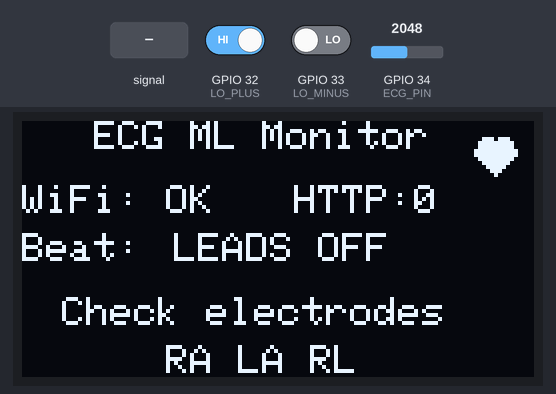
Bench run of a sketch on a simulated ESP32. Shown: 128×64 one-colour display. Inputs (shaded band) come from the test bench; at power-on: GPIO 32 (LO_PLUS) HIGH, GPIO 33 (LO_MINUS) LOW, GPIO 34 (ECG_PIN) = 2048 (analog values on the 0–4095 scale). WiFi joins after 1.5 s; servers stay silent unless stated; uploads are accepted with an empty reply; what the sketch prints to the serial monitor is not drawn.

Above: at 6.8 s.
6.9 s: GPIO 32 (LO_PLUS) driven LOW
At 8.0 s:
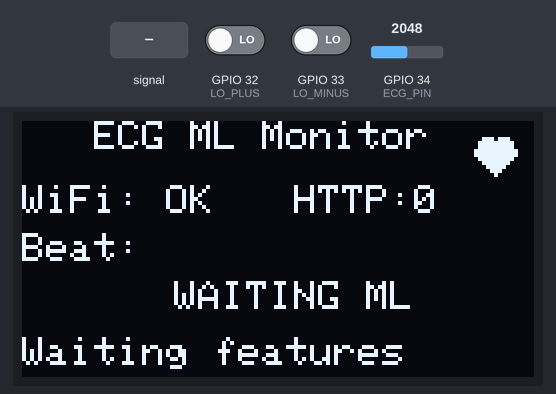
9.9 s: GPIO 34 (ECG_PIN) fed a 200 Hz sine of ±327 counts around its level
At 12.5 s:
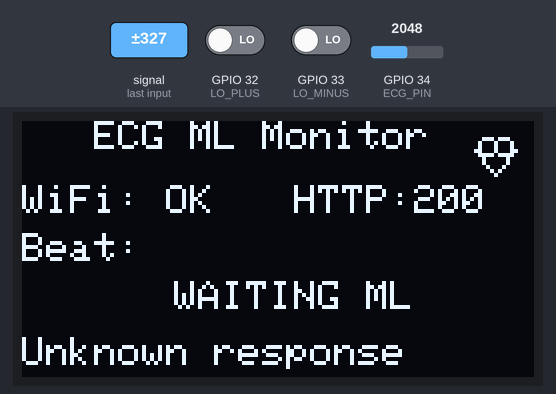
12.9 s: GPIO 33 (LO_MINUS) driven HIGH
At 13.5 s:
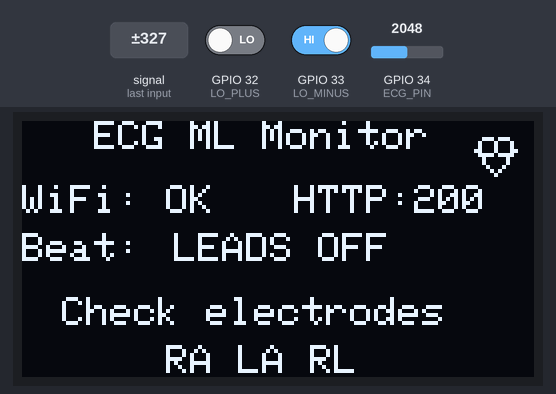
14.6 s: GPIO 33 (LO_MINUS) driven LOW
At 17.0 s:
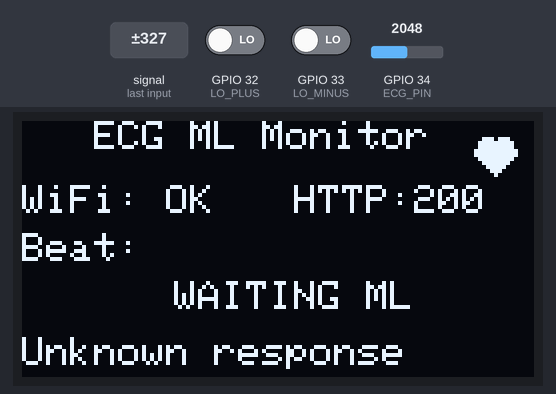
Timing chart, 0 to 18.5 s (numbered marks = the images above; inputs shaded):
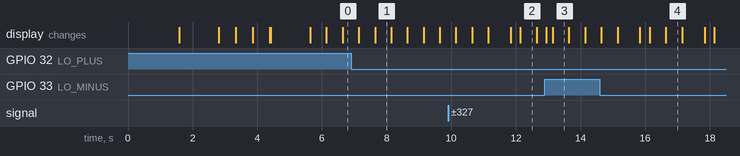

Measured:
- after the input at 6.9 s, the display: first differs from a run without the input after 0.74 s (image 1)
- after the input at 12.9 s, the display: first changes at once (image 3 shows a later state)
- what the display in image 1 shows lasts 0.5 s, from 7.6 s to 8.1 s

The sketch:

esp32_wifi_ecg_ml_monitor.ino
```cpp
#include <WiFi.h>
#include <HTTPClient.h>
#include <WiFiClientSecure.h>
#include <Wire.h>
#include <Adafruit_GFX.h>
#include <Adafruit_SH110X.h>

// =====================================================
// WIFI + RENDER SERVER SETTINGS
// =====================================================
// IMPORTANT:
// 1) ESP32 only supports 2.4 GHz WiFi.
// 2) For iPhone hotspot, turn ON "Maximize Compatibility".
// 3) Make sure SSID is exactly the same as shown on your phone.
const char* WIFI_SSID = "Safiah’s Iphone";
const char* WIFI_PASSWORD = "safiah123";

// Replace this with your real Render dashboard URL.
// Example: https://ecg-dashboard-xxxx.onrender.com/api/esp32/features
const char* SERVER_URL = "https://ecg-dashboard-jf8e.onrender.com/api/esp32/features";

// Optional security key. If you set ESP32_API_KEY in Render, use the same value here.
// If you do not set ESP32_API_KEY in Render, this can stay empty.
const char* API_KEY = "safiah_ecg_2026";

const char* DEVICE_ID = "ESP32_AD8232_01";

// =====================================================
// OLED SETTINGS
// =====================================================
#define SCREEN_WIDTH 128
#define SCREEN_HEIGHT 64
#define OLED_RESET -1
#define OLED_ADDR 0x3C

Adafruit_SH1106G display = Adafruit_SH1106G(SCREEN_WIDTH, SCREEN_HEIGHT, &Wire, OLED_RESET);

// =====================================================
// ESP32 PIN SETTINGS
// =====================================================
#define ECG_PIN 34       // AD8232 OUTPUT
#define LO_PLUS 32       // AD8232 LO+
#define LO_MINUS 33      // AD8232 LO-

#define SDA_PIN 21       // OLED SDA
#define SCL_PIN 22       // OLED SCL

// =====================================================
// TIMING SETTINGS
// =====================================================
unsigned long lastSampleTime = 0;
unsigned long lastDisplayTime = 0;
unsigned long lastHeartBlink = 0;
unsigned long lastFeatureSendTime = 0;
unsigned long lastRPeakTime = 0;
unsigned long lastWiFiCheckTime = 0;

const unsigned long sampleInterval = 4;           // 4 ms = 250 Hz
const unsigned long displayInterval = 100;        // OLED update speed
const unsigned long heartBlinkInterval = 500;     // heart blink
const unsigned long featureSendInterval = 2000;   // send features every 2 sec to Render
const unsigned long refractoryPeriod = 500;       // avoid false/double R peak
const unsigned long wifiCheckInterval = 5000;     // WiFi reconnect check

// =====================================================
// ECG VARIABLES
// =====================================================
int rawECG = 0;

float filteredECG = 0;
float previousFilteredECG = 0;

float minECG = -300;
float maxECG = 300;
float threshold = 0;

bool firstSample = true;
bool heartState = false;

int leadOffPlus = 0;
int leadOffMinus = 0;

// =====================================================
// BUTTERWORTH BANDPASS FILTER VARIABLES
// Bandpass 0.5 Hz - 40 Hz, Fs = 250 Hz
// =====================================================
float xBuffer[5] = {0, 0, 0, 0, 0};
float yBuffer[5] = {0, 0, 0, 0, 0};

float butterECG = 0;
float previousButterECG = 0;

// =====================================================
// ML FEATURE VARIABLES
// These are the 4 features required by ML model
// =====================================================
float preRR = 0.0;          // 0_pre-RR in seconds
float postRR = 0.0;         // 0_post-RR in seconds
float rPeak = 0.0;          // 0_rPeak in ADC/raw amplitude
float qrsInterval = 0.08;   // 0_qrs_interval in seconds

float previousRR = 0.0;
float currentRR = 0.0;

int bpm = 0;
bool featureReady = false;

// =====================================================
// BUFFER VARIABLES
// Kept for internal R-peak/structure consistency.
// Nothing is displayed as waveform on OLED.
// =====================================================
int waveform[128];
int waveformIndex = 0;

int lastRIndex = -1;
String mlStatus = "WAITING";
String serverMessage = "Waiting ML";
int lastHttpCode = 0;

// =====================================================
// DRAW HEART ICON
// =====================================================
void drawHeart(int x, int y, int size, bool filled) {
  if (filled) {
    display.fillCircle(x - size / 2, y - size / 2, size / 2, SH110X_WHITE);
    display.fillCircle(x + size / 2, y - size / 2, size / 2, SH110X_WHITE);
    display.fillTriangle(x - size, y - size / 4, x + size, y - size / 4, x, y + size, SH110X_WHITE);
  } else {
    display.drawCircle(x - size / 2, y - size / 2, size / 2, SH110X_WHITE);
    display.drawCircle(x + size / 2, y - size / 2, size / 2, SH110X_WHITE);
    display.drawLine(x - size, y - size / 4, x, y + size, SH110X_WHITE);
    display.drawLine(x + size, y - size / 4, x, y + size, SH110X_WHITE);
  }
}

// =====================================================
// OLED SMALL MESSAGE
// =====================================================
void showMessage(String line1, String line2, String line3 = "") {
  display.clearDisplay();
  display.setTextColor(SH110X_WHITE);
  display.setTextSize(1);
  display.setCursor(0, 8);
  display.println(line1);
  display.setCursor(0, 26);
  display.println(line2);
  if (line3.length() > 0) {
    display.setCursor(0, 44);
    display.println(line3);
  }
  display.display();
}

// =====================================================
// WIFI CONNECT
// =====================================================
void connectWiFi() {
  if (WiFi.status() == WL_CONNECTED) {
    return;
  }

  showMessage("Connecting WiFi", WIFI_SSID, "Please wait...");

  WiFi.mode(WIFI_STA);
  WiFi.begin(WIFI_SSID, WIFI_PASSWORD);

  unsigned long startAttempt = millis();

  while (WiFi.status() != WL_CONNECTED && millis() - startAttempt < 20000) {
    delay(500);
    display.print(".");
    display.display();
  }

  if (WiFi.status() == WL_CONNECTED) {
    showMessage("WiFi Connected", WiFi.localIP().toString(), "Render Ready");
    delay(1200);
  } else {
    showMessage("WiFi Failed", "Check SSID/pass", "or iPhone hotspot");
    delay(1800);
  }
}

// =====================================================
// SIMPLE JSON STRING VALUE EXTRACTOR
// Extracts: "status":"NORMAL"
// =====================================================
String extractJsonString(String json, String key) {
  String searchKey = "\"" + key + "\"";
  int keyIndex = json.indexOf(searchKey);
  if (keyIndex < 0) return "";

  int colonIndex = json.indexOf(":", keyIndex);
  if (colonIndex < 0) return "";

  int firstQuote = json.indexOf("\"", colonIndex + 1);
  if (firstQuote < 0) return "";

  int secondQuote = json.indexOf("\"", firstQuote + 1);
  if (secondQuote < 0) return "";

  return json.substring(firstQuote + 1, secondQuote);
}

// =====================================================
// SEND FEATURES TO RENDER API USING WIFI
// =====================================================
void sendFeaturesToRender() {
  if (leadOffPlus == 1 || leadOffMinus == 1) {
    mlStatus = "LEADS_OFF";
    serverMessage = "Check electrodes";
    return;
  }

  if (!featureReady) {
    mlStatus = "WAITING";
    serverMessage = "Waiting features";
    return;
  }

  if (WiFi.status() != WL_CONNECTED) {
    mlStatus = "WAITING";
    serverMessage = "WiFi not connected";
    connectWiFi();
    return;
  }

  WiFiClientSecure client;
  client.setInsecure();  // Prototype use: skip certificate validation for Render HTTPS

  HTTPClient https;
  https.setTimeout(10000);

  if (!https.begin(client, SERVER_URL)) {
    mlStatus = "WAITING";
    serverMessage = "HTTP begin failed";
    return;
  }

  https.addHeader("Content-Type", "application/json");

  if (String(API_KEY).length() > 0) {
    https.addHeader("X-API-Key", API_KEY);
  }

  String payload = "{";
  payload += "\"device_id\":\"" + String(DEVICE_ID) + "\",";
  payload += "\"pre_rr\":" + String(preRR, 4) + ",";
  payload += "\"post_rr\":" + String(postRR, 4) + ",";
  payload += "\"r_peak\":" + String(rPeak, 2) + ",";
  payload += "\"qrs_interval\":" + String(qrsInterval, 4) + ",";
  payload += "\"lo_plus\":" + String(leadOffPlus) + ",";
  payload += "\"lo_minus\":" + String(leadOffMinus);
  payload += "}";

  lastHttpCode = https.POST(payload);
  String response = https.getString();
  https.end();

  Serial.print("HTTP Code: ");
  Serial.println(lastHttpCode);
  Serial.print("Response: ");
  Serial.println(response);

  if (lastHttpCode == 200 || lastHttpCode == 201) {
    String status = extractJsonString(response, "status");
    status.trim();
    status.toUpperCase();

    if (status == "NORMAL") {
      mlStatus = "NORMAL";
      serverMessage = "Saved to Render";
    } else if (status == "ABNORMAL") {
      mlStatus = "ABNORMAL";
      serverMessage = "Saved to Render";
    } else if (status == "WAITING") {
      mlStatus = "WAITING";
      serverMessage = "Signal validation";
    } else if (status == "LEADS_OFF") {
      mlStatus = "LEADS_OFF";
      serverMessage = "Check electrodes";
    } else {
      mlStatus = "WAITING";
      serverMessage = "Unknown response";
    }
  } else {
    mlStatus = "WAITING";
    serverMessage = "HTTP error " + String(lastHttpCode);
  }
}

// =====================================================
// BUTTERWORTH BANDPASS FILTER FUNCTION
// Bandpass 0.5 Hz - 40 Hz, Sampling Frequency = 250 Hz
// =====================================================
float butterworthFilter(float input) {
  xBuffer[4] = xBuffer[3];
  xBuffer[3] = xBuffer[2];
  xBuffer[2] = xBuffer[1];
  xBuffer[1] = xBuffer[0];
  xBuffer[0] = input;

  yBuffer[4] = yBuffer[3];
  yBuffer[3] = yBuffer[2];
  yBuffer[2] = yBuffer[1];
  yBuffer[1] = yBuffer[0];

  yBuffer[0] =
      0.14244425 * xBuffer[0]
    - 0.28488849 * xBuffer[2]
    + 0.14244425 * xBuffer[4]
    + 2.66783480 * yBuffer[1]
    - 2.60211113 * yBuffer[2]
    + 1.19029069 * yBuffer[3]
    - 0.25610644 * yBuffer[4];

  return yBuffer[0];
}

// =====================================================
// STARTUP SCREEN
// =====================================================
void startupScreen() {
  display.clearDisplay();
  display.setTextColor(SH110X_WHITE);

  display.setTextSize(1);
  display.setCursor(0, 0);
  display.println("Portable Real-Time");

  display.setCursor(0, 12);
  display.println("ECG-Based");

  display.setCursor(0, 24);
  display.println("Arrhythmia Detection");

  display.setCursor(0, 42);
  display.println("ESP32 + AD8232 + ML");

  display.display();
  delay(1500);

  display.clearDisplay();
  display.setTextSize(2);
  display.setCursor(12, 8);
  display.println("ECG");

  display.setCursor(12, 30);
  display.println("READY");

  display.setTextSize(1);
  display.setCursor(5, 54);
  display.println("WiFi + Render API");

  display.display();
  delay(1200);
}

// =====================================================
// MAP FILTERED ECG TO INTERNAL BUFFER
// Not displayed on OLED.
// =====================================================
int mapECGToY(float value) {
  float range = maxECG - minECG;

  if (range < 30) {
    return 45;
  }

  int y = map((int)value, (int)minECG, (int)maxECG, 61, 31);
  y = constrain(y, 31, 61);

  return y;
}

// =====================================================
// ESTIMATE QRS INTERVAL
// =====================================================
float estimateQRSInterval() {
  // Prototype-level QRS interval estimation.
  // Exact QRS onset/offset is difficult with AD8232 without advanced processing.
  // 0.08 sec is used as a reasonable estimated QRS interval.
  return 0.08;
}

// =====================================================
// R-PEAK DETECTION + FEATURE CALCULATION
// =====================================================
void detectRPeak(unsigned long currentTime) {
  float range = maxECG - minECG;

  if (range < 30) {
    return;
  }

  threshold = minECG + (range * 0.80);

  bool crossingThreshold = (filteredECG > threshold && previousFilteredECG <= threshold);
  bool enoughTimePassed = (currentTime - lastRPeakTime > refractoryPeriod);

  if (crossingThreshold && enoughTimePassed) {
    rPeak = rawECG;
    lastRIndex = waveformIndex;

    if (lastRPeakTime > 0) {
      previousRR = currentRR;
      currentRR = (currentTime - lastRPeakTime) / 1000.0;

      if (currentRR > 0.3 && currentRR < 2.0) {
        preRR = previousRR;
        postRR = currentRR;

        bpm = (int)(60.0 / currentRR);
        qrsInterval = estimateQRSInterval();

        if (preRR > 0.0 && postRR > 0.0) {
          featureReady = true;
        }
      }
    }

    lastRPeakTime = currentTime;
  }
}

// =====================================================
// UPDATE OLED DISPLAY
// Only title + Beat status.
// No waveform, no BPM, no ECG value.
// =====================================================
void updateOLED() {
  display.clearDisplay();
  display.setTextColor(SH110X_WHITE);

  display.setTextSize(1);
  display.setCursor(18, 0);
  display.print("ECG ML Monitor");

  if (heartState) {
    drawHeart(118, 8, 5, true);
  } else {
    drawHeart(118, 8, 5, false);
  }

  display.setTextSize(1);
  display.setCursor(0, 16);
  display.print("WiFi:");
  if (WiFi.status() == WL_CONNECTED) {
    display.print(" OK");
  } else {
    display.print(" OFF");
  }

  display.setCursor(68, 16);
  display.print("HTTP:");
  display.print(lastHttpCode);

  display.setCursor(0, 28);
  display.print("Beat:");

  if (leadOffPlus == 1 || leadOffMinus == 1 || mlStatus == "LEADS_OFF") {
    display.setTextSize(1);
    display.setCursor(38, 28);
    display.print("LEADS OFF");

    display.setCursor(10, 44);
    display.print("Check electrodes");

    display.setCursor(36, 56);
    display.print("RA LA RL");

    display.display();
    return;
  }

  if (mlStatus == "NORMAL") {
    display.setTextSize(2);
    display.setCursor(22, 42);
    display.print("NORMAL");
  } else if (mlStatus == "ABNORMAL") {
    display.setTextSize(2);
    display.setCursor(5, 42);
    display.print("ABNORMAL");
  } else {
    display.setTextSize(1);
    display.setCursor(38, 40);
    display.print("WAITING ML");

    display.setCursor(0, 54);
    display.print(serverMessage.substring(0, 20));
  }

  display.display();
}

// =====================================================
// SETUP
// =====================================================
void setup() {
  Serial.begin(115200);
  Serial.setTimeout(5);

  pinMode(LO_PLUS, INPUT);
  pinMode(LO_MINUS, INPUT);

  analogReadResolution(12);
  analogSetPinAttenuation(ECG_PIN, ADC_11db);

  Wire.begin(SDA_PIN, SCL_PIN);

  if (!display.begin(OLED_ADDR, true)) {
    Serial.println("OLED not detected");
    while (true);
  }

  for (int i = 0; i < 128; i++) {
    waveform[i] = 45;
  }

  startupScreen();
  connectWiFi();
}

// =====================================================
// LOOP
// =====================================================
void loop() {
  unsigned long currentTime = millis();

  // Keep WiFi alive
  if (currentTime - lastWiFiCheckTime >= wifiCheckInterval) {
    lastWiFiCheckTime = currentTime;
    if (WiFi.status() != WL_CONNECTED) {
      connectWiFi();
    }
  }

  // ECG sampling
  if (currentTime - lastSampleTime >= sampleInterval) {
    lastSampleTime = currentTime;

    leadOffPlus = digitalRead(LO_PLUS);
    leadOffMinus = digitalRead(LO_MINUS);
    rawECG = analogRead(ECG_PIN);

    previousButterECG = butterECG;
    butterECG = butterworthFilter((float)rawECG);

    previousFilteredECG = filteredECG;
    filteredECG = butterECG;

    if (firstSample) {
      minECG = filteredECG - 100;
      maxECG = filteredECG + 100;
      firstSample = false;
    }

    if (filteredECG < minECG) {
      minECG = filteredECG;
    } else {
      minECG = minECG + 0.005 * (filteredECG - minECG);
    }

    if (filteredECG > maxECG) {
      maxECG = filteredECG;
    } else {
      maxECG = maxECG + 0.005 * (filteredECG - maxECG);
    }

    waveform[waveformIndex] = mapECGToY(filteredECG);

    if (leadOffPlus == 0 && leadOffMinus == 0) {
      detectRPeak(currentTime);
    } else {
      featureReady = false;
      bpm = 0;
      preRR = 0.0;
      postRR = 0.0;
      rPeak = 0.0;
      qrsInterval = 0.08;
      mlStatus = "LEADS_OFF";
      serverMessage = "Check electrodes";
    }

    waveformIndex = (waveformIndex + 1) % 128;
  }

  // Send features to Render API every 2 seconds
  if (currentTime - lastFeatureSendTime >= featureSendInterval) {
    lastFeatureSendTime = currentTime;
    sendFeaturesToRender();
  }

  // Heart blink animation
  if (currentTime - lastHeartBlink >= heartBlinkInterval) {
    lastHeartBlink = currentTime;
    heartState = !heartState;
  }

  // Update OLED
  if (currentTime - lastDisplayTime >= displayInterval) {
    lastDisplayTime = currentTime;
    updateOLED();
  }
}
```
